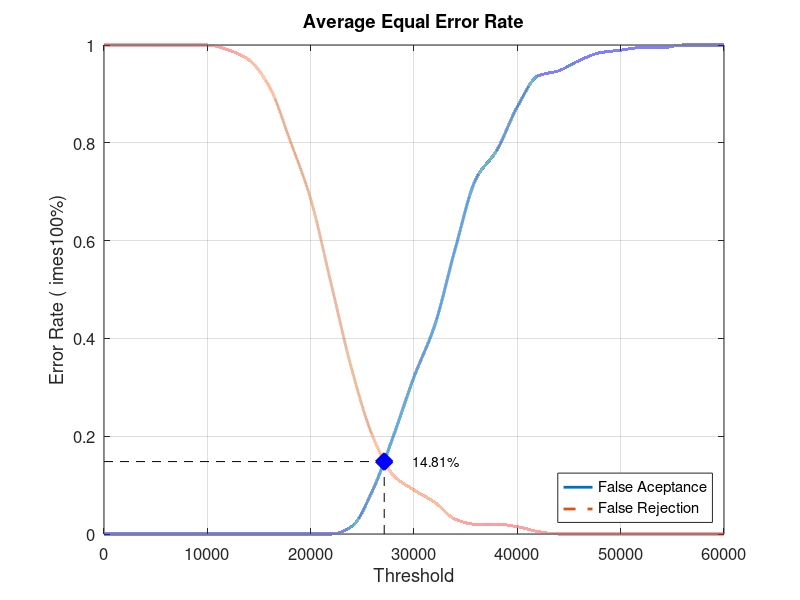
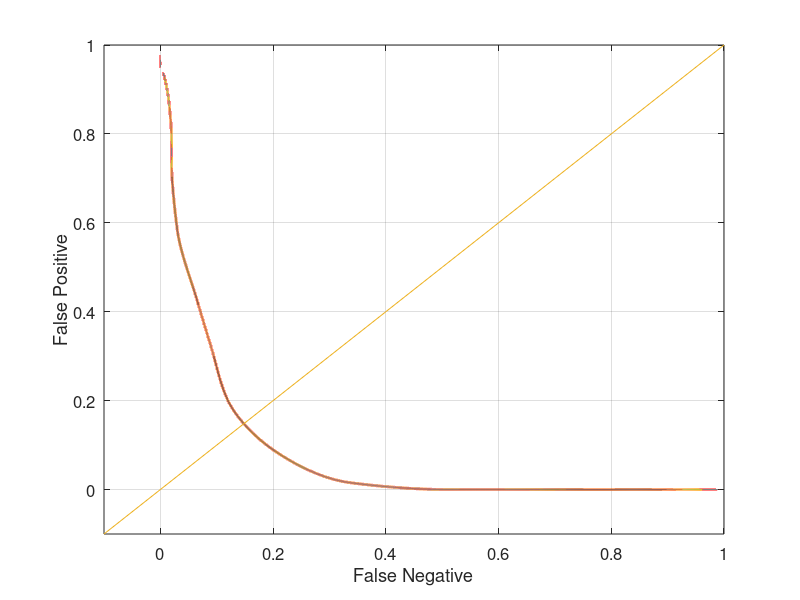

The MATLAB source for these figures, in order:
close all;
clear;
clc;
x = 0:2000:60000;
xq = 0:0.5:60000;

y0 = [0 0 0 0 0 0 0 0 0 0 0 0 0.0157895 0.0894737 0.2 0.321053 0.426316 0.584211 0.726316 0.784211 0.873684 0.936842 0.947368 0.968421 0.984211 0.989474 0.994737 0.994737 1 1 1]
yy0 = interp1(x, y0, xq, 'pchip');
y1 = [1 1 1 1 1 1 0.99 0.97 0.915 0.805 0.685 0.51 0.335 0.2 0.12 0.09 0.065 0.03 0.02 0.02 0.015 0.005 0 0 0 0 0 0 0 0 0]
yy1 = interp1(x, y1, xq, 'pchip');

% Calculating EER: 
y2 = abs(y0 - y1);
find(y2 == min(y2))
yy2 = abs(yy0 - yy1);
xEER = find(yy2 == min(yy2));
xEERIndex = xq(xEER) % X-axis EER
yEER = yy0(xEER) % Y-axis EER

main = figure
plot(xq, yy0,'-','LineWidth', 2);	hold on
plot(xq, yy1,'--','LineWidth', 2);	hold on
plot([xEERIndex xEERIndex], [0 yEER], 'k--');	hold on
plot([0 xEERIndex], [yEER yEER], 'k--');	hold on
plot(xEERIndex, yEER, 'bx', 'LineWidth', 10);	hold on
text(xEERIndex + 10 * xEERIndex / 100, yEER, [num2str(round((10000 * yEER)) / 100) '%'])
legend('False Aceptance', 'False Rejection', 'Location', 'SouthEast')
xlabel('Threshold')
ylabel('Error Rate (	imes100%)')
title('Average Equal Error Rate')
set(gca, 'FontSize', 12)
axis([0 60000 0 1])
grid on

print(main, 'Database1_3Main', '-dpng');
FNRxFPR = figure('Color', [1 1 1]);
plot(yy1, yy0, '-', yy1, yy0, 'LineWidth', 2);
hold on
y = -0.1:0.1:1
plot(y, y); 
set(gca, 'FontSize', 12)
xlabel('False Negative')
ylabel('False Positive')
axis([-0.1 1 -0.1 1])
set(gca, 'FontSize', 12)
grid on

print(FNRxFPR, 'Database1_3FNRxFPR','-dpng');
